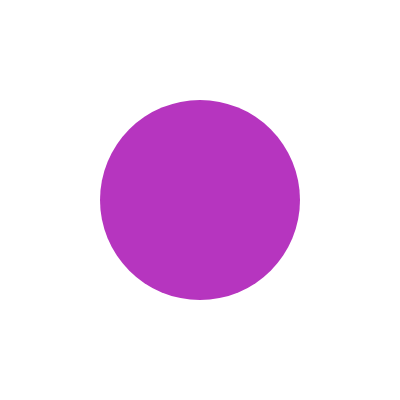
Frame 1 (no input)
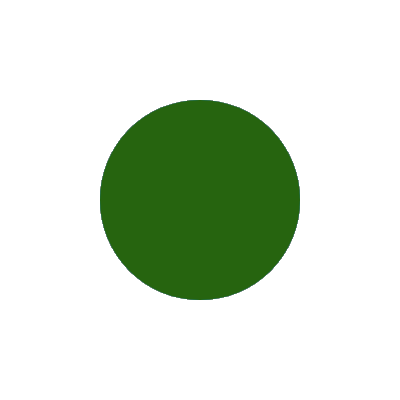
Frame 60 (no input)
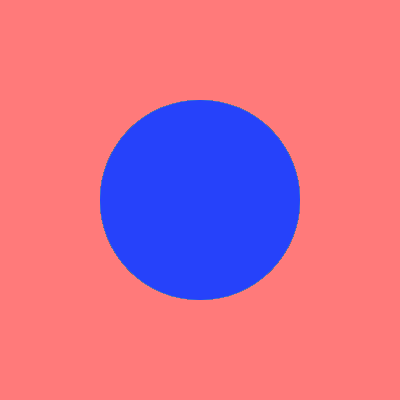
Frame 120 (the mouse pressed at the canvas centre since frame 60)

The p5.js sketch that drew these frames (run headless with seeded random() and noise() and a simulated clock; from frame 60 on, the mouse is pressed at the canvas centre):

// p5.js sketch
// ── sketch.js

var diam = 200;
var bgCol = 255;
var bgSwitch = 'rgb(255,122,122)';
var bool=false;

function setup() {
	createCanvas(400, 400);background(bgCol);}


function draw() {
  
	noStroke();
	if(bool){
	fill(255, 0, 255);}
	else{fill(random(255),random(255),random(255));}
	ellipse(width / 2, height / 2, diam, diam);
}

function mousePressed() {
	background(bgSwitch);
	noStroke();
	if(mouseX>200 && mouseX<300 && mouseY>200 && mouseY<300)
  {
    bool=!bool;
  }
 	fill(0, 0, 255);
 	ellipse(width / 2, height / 2, diam, diam);
}
